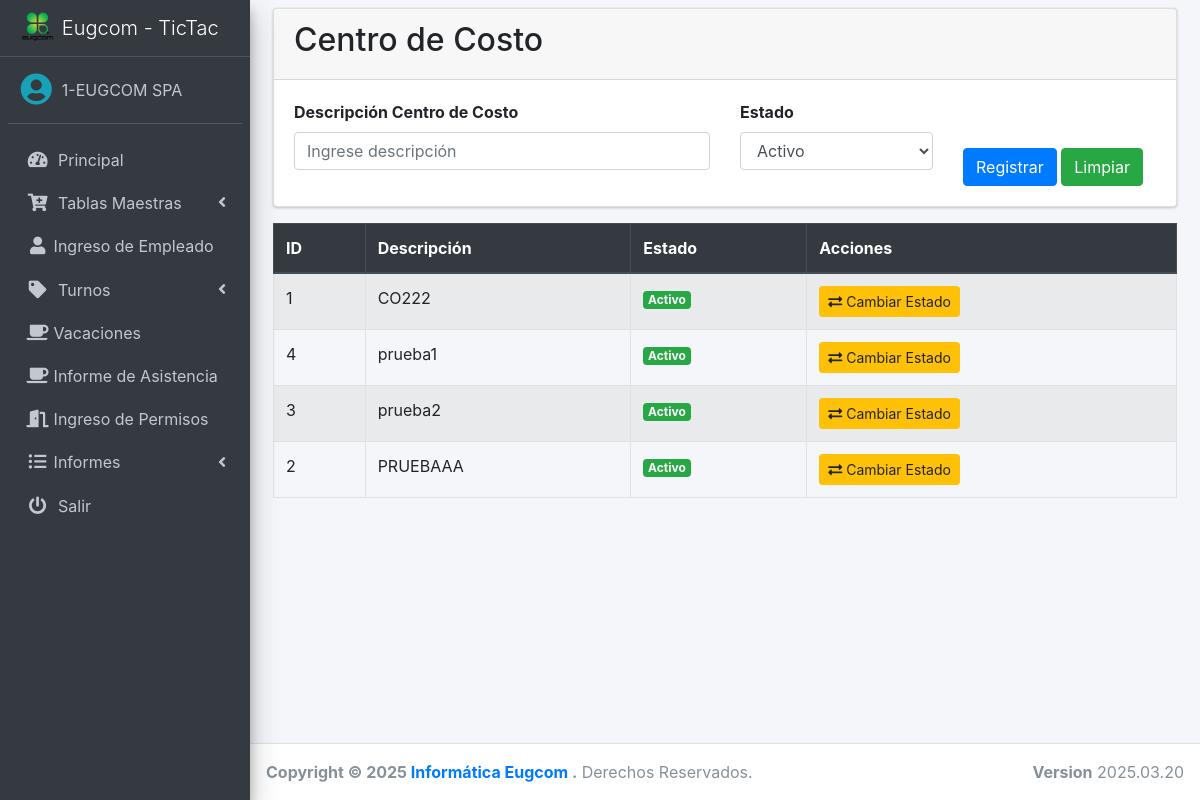
The page /src/centrocosto.php (signed in) on the database as committed earlier.
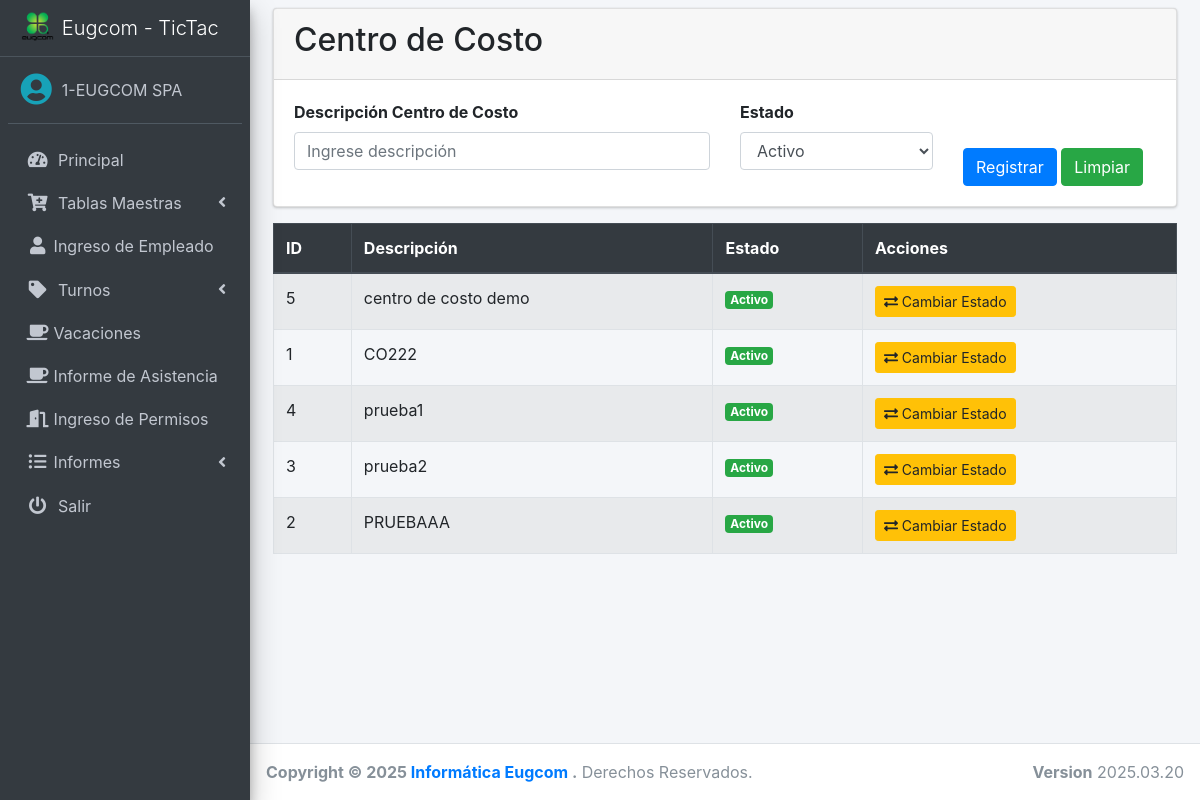
The same page on the database as committed later.
### tables this page shows
CREATE TABLE `centro_costo` (
  `id_centro` int(10) NOT NULL,
  `fechaCreacion` date NOT NULL,
  `descripcion` varchar(250) NOT NULL,
  `status` int(10) NOT NULL DEFAULT 1,
  `id_empresa` int(11) NOT NULL
);

### src/centrocosto.php (the view, shortened to what this page needs)
<?php
include "../conexion.php";
$id_empresa = $_SESSION['idempresa'];
$query = mysqli_query($conexion, "SELECT * FROM centro_costo WHERE id_empresa='$id_empresa' ORDER BY descripcion");
include "includes/header.php";
?>
<head>
<link href="https://stackpath.bootstrapcdn.com/bootstrap/4.5.2/css/bootstrap.min.css" rel="stylesheet">
</head>
<div class="card">
    <div class="card-header">
        <h2>Centro de Costo</h2>
    </div>
    <div class="card-body">
        <form action="" method="post" autocomplete="off" id="formulario">
            <div class="row">
                <div class="col-md-6">
                    <div class="form-group">
                        <label for="descripcion">Descripción Centro de Costo</label>
                        <input type="text" class="form-control" name="descripcion" id="descripcion" placeholder="Ingrese descripción" required>
                    </div>
                </div>
                <div class="col-md-3">
                    <div class="form-group">
                        <label for="status">Estado</label>
                        <select name="status" id="status" class="form-control">
                            <option value="1">Activo</option>
                        </select>
                    </div>
                </div>
                <div class="col-md-3 align-self-end">
                    <button type="submit" class="btn btn-primary">Registrar</button>
                    <button type="button" class="btn btn-success" onclick="limpiar()">Limpiar</button>
                </div>
            </div>
        </form>
    </div>
</div>
<div class="table-responsive mt-3">
    <table class="table table-hover table-striped table-bordered">
        <thead class="thead-dark">
            <tr>
                <th>ID</th>
                <th>Descripción</th>
                <th>Estado</th>
                <th>Acciones</th>
            </tr>
        </thead>
        <tbody>
            <?php while ($data = mysqli_fetch_assoc($query)) { ?>
                <tr>
                    <td><?php echo $data['id_centro']; ?></td>
                    <td><?php echo htmlspecialchars($data['descripcion']); ?></td>
                    <td>
                        <?php echo ($data['status'] == 1)
                            ? '<span class="badge badge-success">Activo</span>'
                            : '<span class="badge badge-danger">Inactivo</span>'; ?>
                    </td>
                    <td>
                        <a href="centrocosto.php?cambiar_estado=<?php echo $data['id_centro']; ?>"
                           class="btn btn-warning btn-sm">
                            <i class="fas fa-exchange-alt"></i> Cambiar Estado
                        </a>
                    </td>
                </tr>
            <?php } ?>
        </tbody>
    </table>
</div>
<?php include "includes/footer.php"; ?>

Rows that differ between the two databases and show on the page:
added centro_costo: id_centro "5", descripcion "centro de costo demo", status "Activo"
